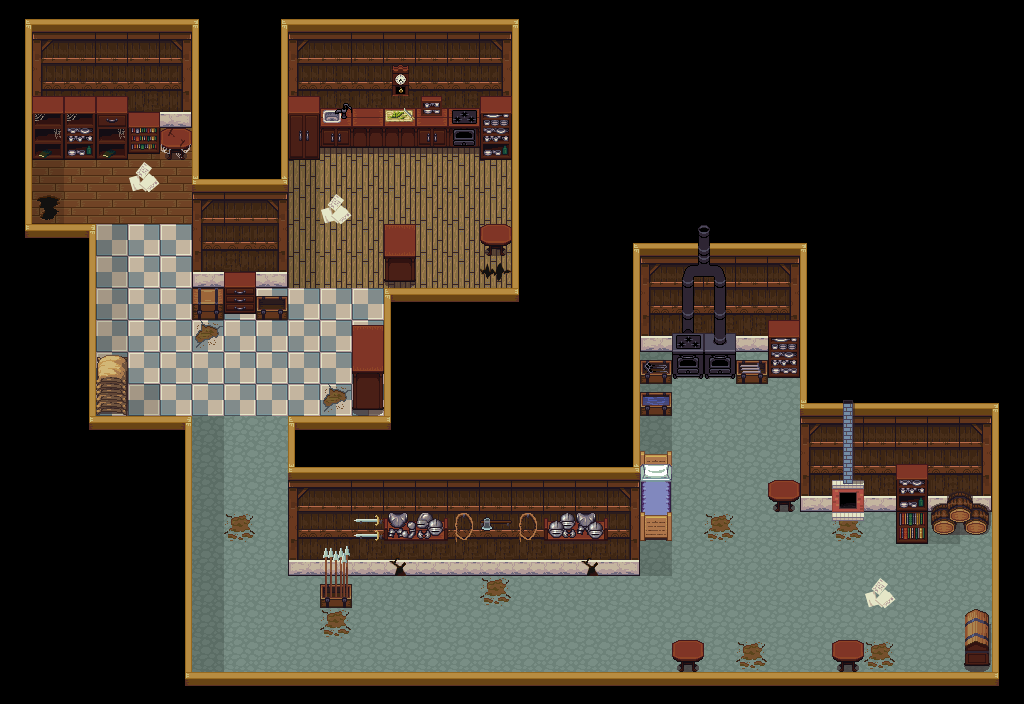

A level layout from a 2D game, rendered from its tile map. Below: a short description, then the map file with its tile-grid data intact:
An orthogonal 32x22 tile map with 32x32 px tiles, 2 tile layers (floor and wals, furnitures).

<map version="1.4" tiledversion="1.4.2" orientation="orthogonal" renderorder="right-down" width="32" height="22" tilewidth="32" tileheight="32" infinite="0" nextlayerid="13" nextobjectid="1">
 <tileset firstgid="1" source="interior.tsx" />
 <layer id="7" name="floor and wals" width="32" height="22" offsetx="0.0833" offsety="0.9375">
  <data encoding="csv">
34,37,37,37,37,37,33,0,34,37,37,37,37,37,37,37,33,0,0,0,0,0,0,0,0,0,0,0,0,0,0,0,
22,97,98,98,98,2147483745,20,0,22,97,98,98,98,98,98,2147483745,20,0,0,0,0,0,0,0,0,0,0,0,0,0,0,0,
22,113,114,114,114,2147483761,20,0,22,113,114,114,114,114,114,2147483761,20,0,0,0,0,0,0,0,0,0,0,0,0,0,0,0,
22,129,130,130,130,2147483777,20,0,22,129,130,130,130,130,130,2147483777,20,0,0,0,0,0,0,0,0,0,0,0,0,0,0,0,
22,35,3,3,35,3,20,0,22,49,51,51,51,51,51,51,20,0,0,0,0,0,0,0,0,0,0,0,0,0,0,0,
22,35,3,3,3,3,36,37,38,49,51,51,51,51,51,51,20,0,0,0,0,0,0,0,0,0,0,0,0,0,0,0,
22,19,3,3,3,3,97,2147483746,2147483745,49,51,51,51,51,51,51,20,0,0,0,0,0,0,0,0,0,0,0,0,0,0,0,
18,5,6,65,67,67,113,2147483762,2147483761,49,51,51,51,51,51,51,20,0,0,34,37,37,37,37,37,33,0,0,0,0,0,0,
0,0,22,65,67,67,129,2147483778,2147483777,49,51,51,51,51,51,50,20,0,0,22,97,98,98,98,2147483745,20,0,0,0,0,0,0,
0,0,22,65,67,67,67,67,67,67,67,67,4,5,5,5,17,0,0,22,113,114,114,114,2147483761,20,0,0,0,0,0,0,
0,0,22,65,67,67,67,67,67,67,67,67,20,0,0,0,0,0,0,22,129,130,130,130,2147483777,20,0,0,0,0,0,0,
0,0,22,65,67,67,67,67,67,67,67,67,20,0,0,0,0,0,0,22,81,83,83,83,83,20,0,0,0,0,0,0,
0,0,22,65,65,67,67,67,67,67,67,67,20,0,0,0,0,0,0,22,81,83,83,83,83,36,37,37,37,37,37,0,
0,0,18,5,5,6,81,83,83,4,5,5,17,0,0,0,0,0,0,22,81,83,83,83,83,97,98,98,98,98,2147483745,0,
0,0,0,0,0,22,81,83,83,36,37,37,37,37,37,37,37,37,37,38,81,83,83,83,83,113,114,114,114,114,2147483761,0,
0,0,0,0,0,22,81,83,83,97,98,98,98,98,98,98,98,98,98,2147483745,81,83,83,83,83,129,130,130,130,130,2147483777,0,
0,0,0,0,0,22,81,82,83,113,114,114,114,114,114,114,114,114,114,2147483761,81,83,82,83,83,83,82,83,83,81,83,0,
0,0,0,0,0,22,81,83,83,129,130,130,130,130,130,130,130,130,130,2147483777,81,83,83,83,83,83,83,83,83,83,83,0,
0,0,0,0,0,22,81,83,83,83,83,83,83,83,83,82,83,83,83,83,83,83,83,83,83,83,83,83,83,83,83,0,
0,0,0,0,0,22,81,83,83,83,82,83,83,83,83,83,83,83,83,83,83,83,83,83,83,83,83,83,83,83,83,0,
0,0,0,0,0,22,81,83,83,83,83,83,83,83,83,83,83,83,83,83,83,83,83,82,83,83,83,82,83,83,83,0,
0,0,0,0,0,18,5,5,5,5,5,5,5,5,5,5,5,5,5,5,5,5,5,5,5,5,5,5,5,5,5,0
</data>
 </layer>
 <layer id="12" name="furnitures" width="32" height="22" offsetx="0.0833" offsety="0.9375">
  <data encoding="csv">
0,0,0,0,0,0,0,0,0,0,0,0,0,0,0,0,0,0,0,0,0,0,0,0,0,0,0,0,0,0,0,0,
0,0,0,0,0,0,0,0,0,0,0,0,0,0,0,0,0,0,0,0,0,0,0,0,0,0,0,0,0,0,0,0,
0,0,0,0,0,0,0,0,0,0,0,0,167,0,0,0,0,0,0,0,0,0,0,0,0,0,0,0,0,0,0,0,
0,132,132,103,104,0,0,0,0,100,52,53,84,85,54,102,0,0,0,0,0,0,0,0,0,0,0,0,0,0,0,0,
0,148,118,148,121,164,0,0,0,116,68,69,69,68,70,118,0,0,0,0,0,0,0,0,0,0,0,0,0,0,0,0,
0,0,0,0,43,0,0,0,0,0,0,0,0,0,0,0,0,0,0,0,0,0,0,0,0,0,0,0,0,0,0,0,
0,0,0,0,0,0,0,0,0,0,43,0,0,0,0,0,0,0,0,0,0,0,0,0,0,0,0,0,0,0,0,0,
0,0,0,0,0,0,0,0,0,0,0,0,56,0,0,47,0,0,0,0,0,108,124,0,0,0,0,0,0,0,0,0,
0,0,0,0,0,0,0,104,0,0,0,0,72,0,0,0,0,0,0,0,0,109,110,0,0,0,0,0,0,0,0,0,
0,0,0,0,0,0,155,120,153,0,0,0,0,0,0,0,0,0,0,0,0,127,127,0,0,0,0,0,0,0,0,0,
0,0,0,0,0,0,66,0,0,0,0,55,0,0,0,0,0,0,0,0,0,141,142,0,102,0,0,0,0,0,0,0,
0,0,0,14,0,0,0,0,0,0,0,71,0,0,0,0,0,0,0,0,136,158,158,152,122,0,0,0,0,0,0,0,
0,0,0,30,0,0,0,0,0,0,66,87,0,0,0,0,0,0,0,0,137,0,0,0,0,0,45,0,0,0,0,33,
0,0,0,0,0,0,0,0,0,0,0,0,0,0,0,0,0,0,0,0,0,0,0,0,0,0,61,0,0,0,0,20,
0,0,0,0,0,0,0,0,0,0,0,0,0,0,0,0,0,0,0,0,16,0,0,0,0,0,61,0,104,0,0,20,
0,0,0,0,0,0,0,0,0,0,0,0,0,0,0,0,0,0,0,0,32,0,0,0,47,0,94,0,118,133,134,20,
0,0,0,0,0,0,0,0,0,0,0,9,59,58,123,10,123,57,60,0,48,0,0,0,0,0,111,0,117,149,150,20,
0,0,0,0,0,0,0,0,0,0,138,0,42,0,0,0,0,0,42,0,0,0,0,0,0,0,0,0,0,0,0,20,
0,0,0,0,0,0,0,0,0,0,154,0,0,0,0,0,0,0,0,0,0,0,0,0,0,0,0,43,0,0,0,20,
0,0,0,0,0,0,0,0,0,0,0,0,0,0,0,0,0,0,0,0,0,0,0,0,0,0,0,0,0,0,15,20,
0,0,0,0,0,0,0,0,0,0,0,0,0,0,0,0,0,0,0,0,0,47,0,0,0,0,47,0,0,0,31,20,
0,0,0,0,0,0,0,0,0,0,0,0,0,0,0,0,0,0,0,0,0,0,0,0,0,0,0,0,0,0,0,17
</data>
 </layer>
</map>